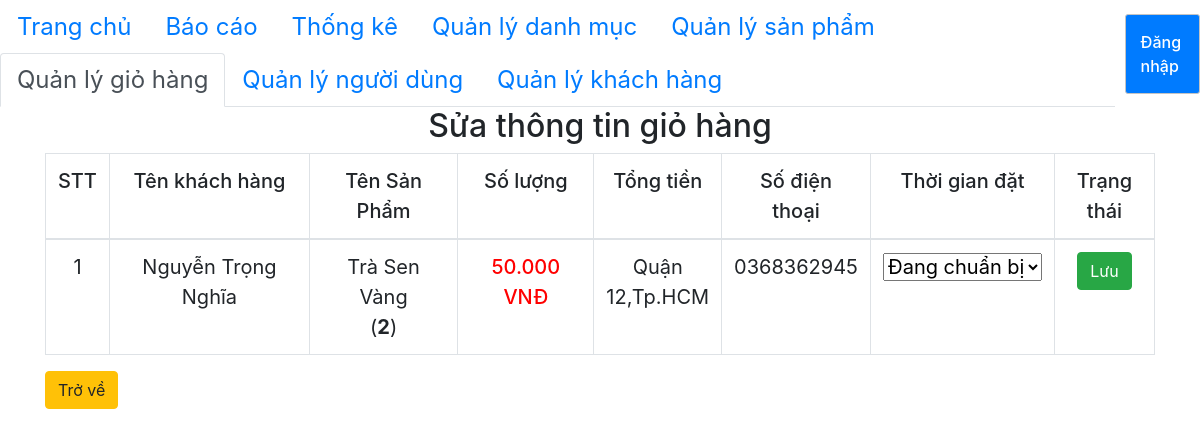
/admin/cart/edit.php?order_id=224, run on the app's committed database.
### tables this page shows
CREATE TABLE `orders` (
  `id` int(11) NOT NULL,
  `id_customer` int(11) NOT NULL,
  `order_date` date NOT NULL,
  `note` varchar(250) NOT NULL
);

CREATE TABLE `customer` (
  `id` int(11) NOT NULL,
  `fullname` varchar(100) NOT NULL,
  `sex` varchar(10) NOT NULL,
  `phone` varchar(12) NOT NULL,
  `address` varchar(250) NOT NULL
);

CREATE TABLE `product` (
  `id` int(11) NOT NULL,
  `title` varchar(200) NOT NULL,
  `price` float NOT NULL,
  `number` float NOT NULL,
  `thumbnail` varchar(500) NOT NULL,
  `content` text NOT NULL,
  `id_category` int(11) NOT NULL
);

CREATE TABLE `order_details` (
  `id` int(11) NOT NULL,
  `order_id` int(11) NOT NULL,
  `product_id` int(11) NOT NULL,
  `id_user` int(11) NOT NULL,
  `num` int(11) NOT NULL,
  `price` float NOT NULL,
  `status` varchar(250) NOT NULL
);

### admin/database/dbhelper.php (called while the page is built, shortened)
<?php
function executeResult($sql)
{
	$con = mysqli_connect(HOST, USERNAME, PASSWORD, DATABASE);
	$result = mysqli_query($con, $sql);
	$data   = [];
	while ($row = mysqli_fetch_array($result, 1)) {
		$data[] = $row;
	}
	return $data;
}

### admin/cart/edit.php (the view, shortened to what this page needs)
<?php
require_once('../database/dbhelper.php');
?>
<!DOCTYPE html>
<html>
<head>
    <link rel="stylesheet" href="https://maxcdn.bootstrapcdn.com/bootstrap/4.4.1/css/bootstrap.min.css">
    <link href="https://cdn.jsdelivr.net/npm/summernote@0.8.18/dist/summernote.min.css" rel="stylesheet">
</head>
<body>
    <div class="nav-container">
        <ul class="nav nav-tabs">
            <li class="nav-item">
                <a class="nav-link" href="../home/manage.php">Trang chủ</a>
            </li>
            <li class="nav-item">
                <a class="nav-link" href="../statistics_list/index.php">Báo cáo</a>
            </li>
            <li class="nav-item">
                <a class="nav-link" href="../statistics.php">Thống kê</a>
            </li>
            <li class="nav-item">
                <a class="nav-link " href="../category/index.php">Quản lý danh mục</a>
            </li>
            <li class="nav-item">
                <a class="nav-link" href="../product/index.php">Quản lý sản phẩm</a>
            </li>
            <li class="nav-item">
                <a class="nav-link active" href="../cart/index.php">Quản lý giỏ hàng</a>
            </li>
            <li class="nav-item">
                <a class="nav-link" href="../user/index.php">Quản lý người dùng</a>
            </li>
            <li class="nav-item">
                <a class="nav-link" href="../customer/index.php">Quản lý khách hàng</a>
            </li>
        </ul>
        <?php require_once('../header.php'); ?>
    </div>
    <div class="container">
        <div class="panel panel-primary">
            <div class="panel-heading">
                <h2 class="text-center">Sửa thông tin giỏ hàng</h2>
            </div>
            <div class="panel-body">
                <form action="" method="POST">
                    <table class="table table-bordered table-hover">
                        <thead>
                            <tr style="font-weight: 500;text-align: center;">
                                <td width="50px">STT</td>
                                <td width="200px">Tên khách hàng</td>
                                <td>Tên Sản Phẩm</td>
                                <td>Số lượng</td>
                                <td>Tổng tiền</td>
                                <td>Số điện thoại</td>
                                <td>Thời gian đặt</td>
                                <td>Trạng thái</td>
                            </tr>
                        </thead>
                        <tbody>
                            <?php
                            try {
                                if (isset($_GET['order_id'])) {
                                    $order_id = $_GET['order_id'];
                                }
                                $count = 0;
                                $sql = "SELECT * from orders, order_details, product, customer
                                where order_details.order_id=orders.id and product.id=order_details.product_id and customer.id = orders.id_customer and order_id=$order_id";
                                $order_details_List = executeResult($sql);
                                foreach ($order_details_List as $item) {
                                    echo '
                                        <tr style="text-align: center;">
                                            <td width="50px">' . (++$count) . '</td>
                                            <td style="text-align:center">' . $item['fullname'] . '</td>
                                            <td>' . $item['title'] . '<br>(<strong>' . $item['num'] . '</strong>)</td>
                                            <td class="b-500 red">' . number_format($item['price'], 0, ',', '.') . '<span> VNĐ</span></td>
                                            <td width="100px">' . $item['address'] . '</td>
                                            <td width="100px">' . $item['phone'] . '</td>
                                            <td>
                                                <select name="status" id="status" onchange="status(' . $item['order_id'] . ')">
                                                    <option value="Đang chuẩn bị">Đang chuẩn bị</option>
                                                    <option value="Đang giao">Đang giao</option>
                                                    <option value="Đã nhận hàng">Đã nhận hàng</option>
                                                    <option value="Đã hủy">Đã hủy</option>
                                                </select>
                                            </td>
                                            <td width="100px">
                                                <button class="btn btn-success">Lưu</button>
                                            </td>
                                        </tr>
                                    ';
                                }
                            } catch (Exception $e) {
                                die("Lỗi thực thi sql: " . $e->getMessage());
                            }
                            ?>
                        </tbody>
                    </table>
                    <a href="index.php" class="btn btn-warning">Trở về</a>
                </form>
            </div>
        </div>
    </div>
</body>
</html>

### admin/cart/edit.php (style rules this page uses)
table { font-size: 20px; }
.nav-link { font-size: 24px; }
.b-500 { font-weight: 500; }
.red { color: red; }

### admin/header.php (style rules this page uses)
.nav-container { display: flex; justify-content: space-between; align-items: center; }

### data on the page
orders: id_customer.fullname "Nguyễn Trọng Nghĩa", product.title "Trà Sen Vàng", order_details.num "2", product.price "50.000", id_customer.address "Quận 12,Tp.HCM", id_customer.phone "0368362945", status "Đang chuẩn bị"
